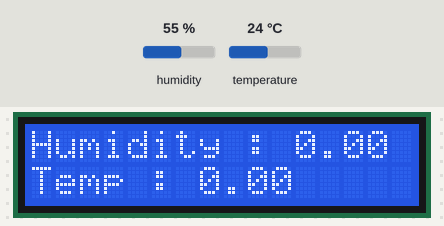
This sketch was run on a simulated Arduino Uno, built with avr-gcc and run on an emulated ATmega328P. Parts: 16×2 character LCD. The test bench sets the inputs (shaded band); at power-on: humidity 55 %, temperature 24 °C. What the sketch prints to the serial monitor is not drawn.

Above: at 0.6 s.
1.8 s: humidity set to 22 %
At 5.4 s:
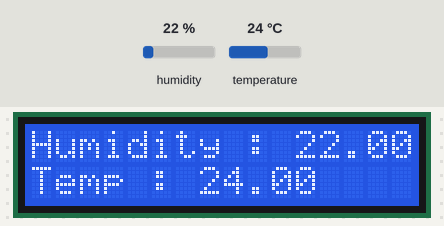
7.1 s: temperature set to 12 °C
At 9.5 s:
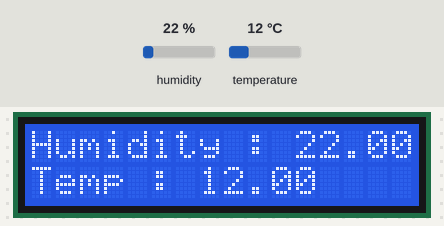
11.2 s: humidity set to 40 %
At 13.5 s:
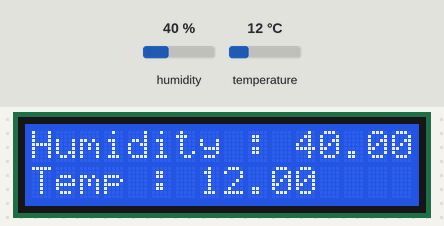
15.2 s: temperature set to 19 °C
At 17.6 s:
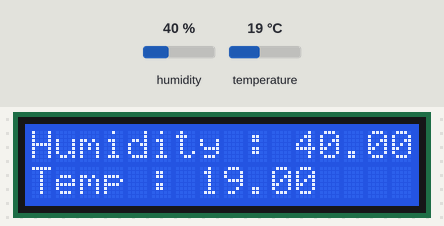
Timing chart, 0 to 19.1 s (numbered marks = the images above; inputs shaded):
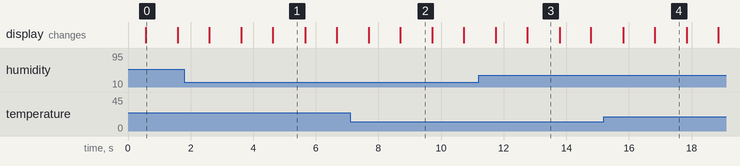

The sketch:

Prog_4_DHT11_LCD1602_Photoresistor_CSV_Data_ARDUINO.ino
```cpp
// There is 2 codes
// First Arduino code in C++ for the electronic
// Second Python to grab the data

// ----------------HERE THE FIRST CODE :-----------------

#include <LiquidCrystal.h>
#include <DHT.h>
#define Type DHT11

int sensePin = 2;
DHT HT(sensePin,Type);
float humidity;
float tempC;
int t = 1000;
int setTime = 500;

int rs = 7;
int en = 8;
int d4 = 9;
int d5 = 10;
int d6 = 11;
int d7 = 12;
LiquidCrystal lcd(rs,en,d4,d5,d6,d7);

void setup() {
  // put your setup code here, to run once:
  Serial.begin(9600);
  HT.begin();
  delay(setTime);
  lcd.begin(16,2);
 //start the object

}

void loop() {
  // put your main code here, to run repeatedly:
lcd.setCursor(0,0);
lcd.print("Humidity : ");
lcd.print(humidity);
lcd.print(" %");

lcd.setCursor(0,1);
lcd.print("Temp : ");
lcd.print(tempC);

delay(t);
lcd.clear();

humidity = HT.readHumidity();
tempC = HT.readTemperature();

Serial.print("humidity : ");
Serial.print(humidity);
Serial.print(" ");
Serial.print("temperature :");
Serial.println(tempC);
delay(t);

}
```

Measured:
- after the input at 1.8 s, the display: first differs from a run without the input after 2.8 s (image 1)
- after the input at 7.1 s, the display: first differs from a run without the input after 1.6 s (image 2)
- after the input at 11.2 s, the display: first differs from a run without the input after 1.6 s (image 3)
- after the input at 15.2 s, the display: first differs from a run without the input after 1.6 s (image 4)
- what the display in image 0 shows lasts 1.0 s, from 0.6 s to 1.6 s
